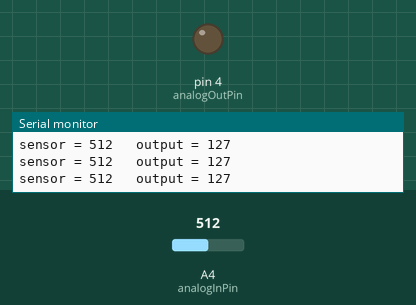
The sketch below on a simulated Arduino Uno, built with avr-gcc and run on an emulated ATmega328P. On the bench: output pins drawn as LEDs (lit = HIGH), the last lines printed to the serial monitor. The inputs (shaded band) are chosen by the test bench; at power-on: A4 (analogInPin) = 512.

Above: at 1.2 s.
1.3 s: A4 (analogInPin) set to 532
At 1.8 s:
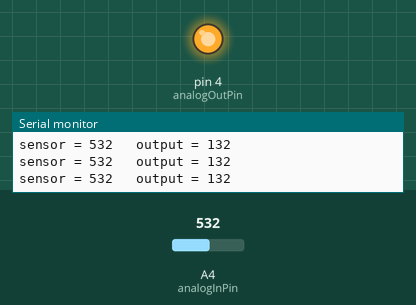
2.8 s: A4 (analogInPin) set to 511
At 3.6 s:
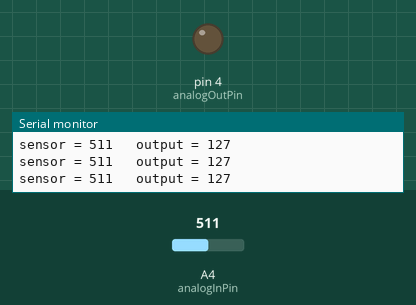
5.8 s: A4 (analogInPin) set to 716
At 7.0 s:
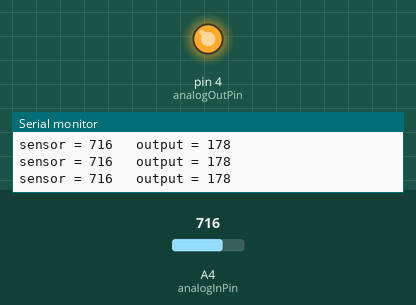
Timing chart, 0 to 8.8 s (numbered marks = the images above; inputs shaded):
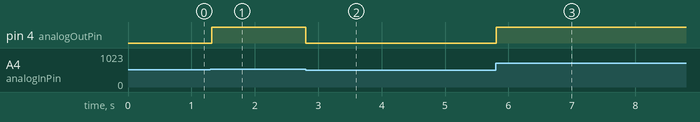

Measured:
- the behaviour switches between 513 and 514 on A4 (analogInPin) (found by bisection; images 0 and 1)
- after the input at 1.3 s, pin 4 (analogOutPin): LOW → HIGH at once
- after the input at 2.8 s, pin 4 (analogOutPin): HIGH → LOW at once
- after the input at 5.8 s, pin 4 (analogOutPin): LOW → HIGH at once

The sketch:

Pro7_analog_out.ino
```cpp
int analogInPin = A4;
int analogOutPin = 4;
int sensorValue = 0;
int outputValue = 0;

void setup() {
  Serial.begin(9600);
}

void loop() {
  sensorValue = analogRead(analogInPin);
  outputValue = map(sensorValue, 0, 1023, 0, 255);
  analogWrite(analogOutPin, outputValue);

  Serial.print("sensor = ");
  Serial.print(sensorValue);
  Serial.print("\t output = ");
  Serial.println(outputValue);
  delay(20);
}
```
